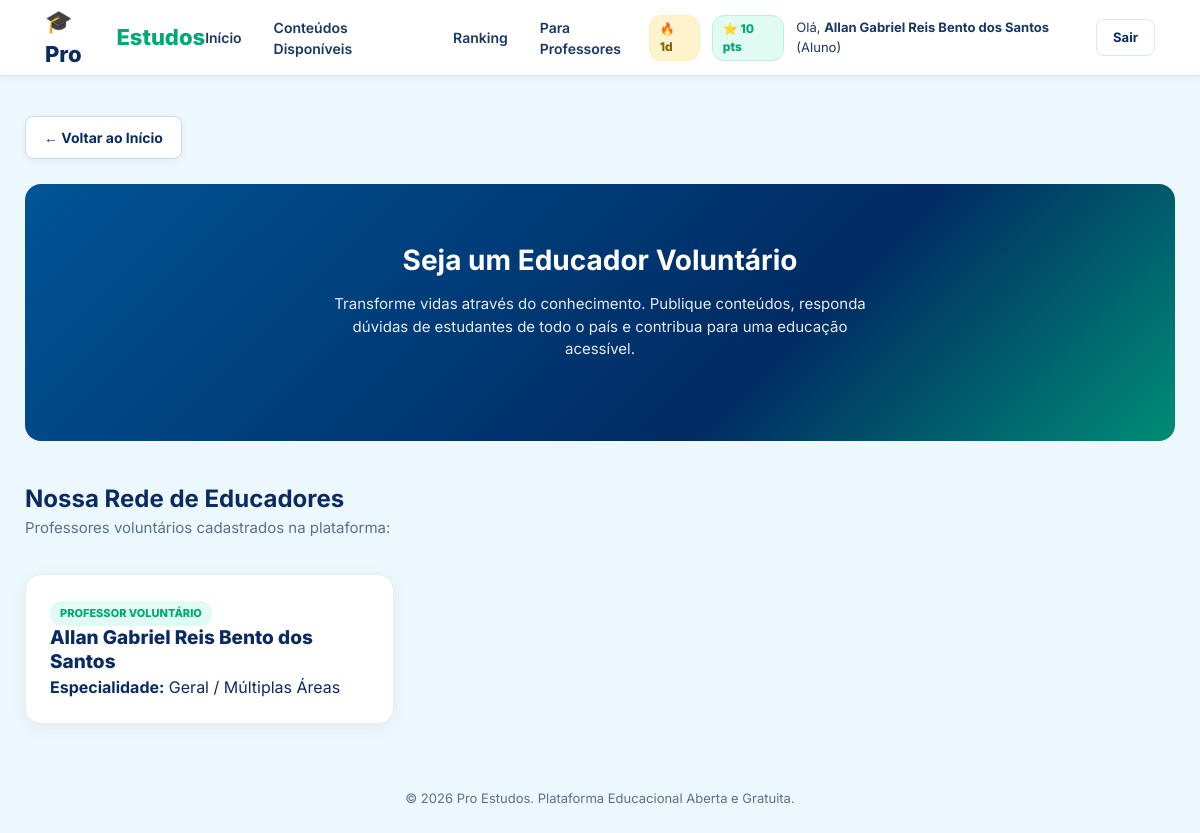
Screenshot of /professores (signed in) with the database file from the repository.
### app.py (models this page shows)
class Aluno(db.Model):
    __tablename__ = 'aluno'
    id_aluno = db.Column(db.Integer, primary_key=True, autoincrement=True)
    nome = db.Column(db.String(100), nullable=False)
    nivel_diagnostico = db.Column(db.String(50), default='Não realizado')
    data_ultimo_acesso = db.Column(db.DateTime, default=datetime.utcnow)
    pontos = db.Column(db.Integer, default=10)
    sequencia_dias = db.Column(db.Integer, default=1)

class Usuario(db.Model):
    __tablename__ = 'usuario'
    id_usuario = db.Column(db.Integer, primary_key=True, autoincrement=True)
    email = db.Column(db.String(150), unique=True, nullable=False)
    senha = db.Column(db.String(255), nullable=False)
    perfil = db.Column(db.String(30), nullable=False)
    status = db.Column(db.String(20), nullable=False, default='Ativo')
    id_aluno = db.Column(db.Integer, db.ForeignKey('aluno.id_aluno'), nullable=True)
    id_professor = db.Column(db.Integer, db.ForeignKey('professor.id_professor'), nullable=True)
    aluno = db.relationship('Aluno', backref='usuario', uselist=False)
    professor = db.relationship('Professor', backref='usuario', uselist=False)

class Professor(db.Model):
    __tablename__ = 'professor'
    id_professor = db.Column(db.Integer, primary_key=True, autoincrement=True)
    nome = db.Column(db.String(100), nullable=False)
    telefone = db.Column(db.String(100), default='')
    materia_especialidade = db.Column(db.String(80), default='')

### app.py (the view)
@app.route('/professores')
def para_professores():
    usuario_logado, professores, mensagens, ranking = obter_contexto_usuario()
    return render_template('professores.html', usuario=usuario_logado, professores=professores, mensagens=mensagens)

### templates/professores.html (shortened to what this page needs)
{% extends 'base.html' %}
{% block content %}
<div class="materia-container">
    <a href="{{ url_for('index') }}" class="btn-voltar">← Voltar ao Início</a>
    <section class="volunteer-section" style="margin: 0 0 40px 0;">
        <h2>Seja um Educador Voluntário</h2>
        <p>Transforme vidas através do conhecimento. Publique conteúdos, responda dúvidas de estudantes de todo o país e contribua para uma educação acessível.</p>
    </section>
    <div class="materia-header">
        <h2>Nossa Rede de <span>Educadores</span></h2>
        <p>Professores voluntários cadastrados na plataforma:</p>
    </div>
    <div class="conteudos-grid">
        {% if professores %}
            {% for prof in professores %}
                <div class="card-conteudo">
                    <div>
                        <span class="badge-tipo">Professor Voluntário</span>
                        <h3>{{ prof.nome }}</h3>
                        <p class="tema"><strong>Especialidade:</strong> {{ prof.materia_especialidade or 'Geral / Múltiplas Áreas' }}</p>
                    </div>
                </div>
            {% endfor %}
        {% else %}
            <div class="empty-state">
                <div class="empty-icon">🧑‍🏫</div>
                <h3>Nenhum professor exibido no momento</h3>
                <p>Cadastre-se para ser o primeiro voluntário da rede!</p>
            </div>
        {% endif %}
    </div>
</div>
{% endblock %}

### templates/base.html (shortened to what this page needs)
<!DOCTYPE html>
<html lang="pt-BR">
<head>
    <link rel="stylesheet" href="{{ url_for('static', filename='css/styles.css') }}">
</head>
<body>
    <header class="topbar">
        <a href="{{ url_for('index') }}" class="logo">
            🎓 Pro<span>Estudos</span>
        </a>
        <nav class="nav-links">
            <a href="{{ url_for('index') }}">Início</a>
            <a href="{{ url_for('conteudos') }}">Conteúdos Disponíveis</a>
            <a href="{{ url_for('ver_ranking') }}">Ranking</a>
            <a href="{{ url_for('para_professores') }}">Para Professores</a>
        </nav>
        <div class="nav-actions">
            {% if usuario %}
                <div class="user-badge">
                    {% if usuario.perfil == 'aluno' and usuario.aluno %}
                        <span class="badge-streak" title="Sequência de Acessos Diários">🔥 {{ usuario.aluno.sequencia_dias or 1 }}d</span>
                        <span class="badge-points" title="Pontuação Geral">⭐ {{ usuario.aluno.pontos or 0 }} pts</span>
                    {% endif %}
                    <span>Olá, <strong>{% if usuario.aluno %}{{ usuario.aluno.nome }}{% else %}{{ usuario.email.split('@')[0] }}{% endif %}</strong> ({{ usuario.perfil|capitalize }})</span>
                    <a href="{{ url_for('logout') }}" class="btn btn-accent btn-sm">Sair</a>
                </div>
            {% else %}
                <button type="button" class="btn btn-primary btn-sm" onclick="openAuthModal('login')">Acessar Plataforma</button>
            {% endif %}
        </div>
    </header>
    <main class="main-content">
        {% block content %}{% endblock %}
    </main>
    <footer style="text-align: center; padding: 25px 20px; color: #59708e; font-size: 13px;">
        <p>&copy; 2026 Pro Estudos. Plataforma Educacional Aberta e Gratuita.</p>
    </footer>
</body>
</html>

### static/css/styles.css (style rules this page uses)
:root { --primary-navy: #0a2b62; --secondary-navy: #183765; --accent-green: #00a875; --green-gradient: linear-gradient(100deg, #08b96e, #009968); --navy-gradient: linear-gradient(100deg, #0a2b62, #183765); --bg-light: #edf8fc; --bg-card: #ffffff; --text-muted: #59708e; --border-color: #dbe6ef; }
* { box-sizing: border-box; margin: 0; padding: 0; }
html { scroll-behavior: smooth; }
body { font-family: 'Inter', Arial, sans-serif; color: var(--primary-navy); background: var(--bg-light); line-height: 1.5; }
.topbar { height: 76px; display: flex; align-items: center; justify-content: space-between; padding: 0 45px; background: #ffffff; border-bottom: 1px solid var(--border-color); box-shadow: 0 2px 10px rgba(10, 43, 98, 0.05); position: sticky; top: 0; z-index: 1000; }
.logo { display: flex; align-items: center; gap: 8px; font-size: 22px; font-weight: 800; color: var(--primary-navy); text-decoration: none; }
.logo span { color: var(--accent-green); }
.topbar .nav-links { display: flex; align-items: center; gap: 32px; }
.topbar .nav-links a { text-decoration: none; color: var(--secondary-navy); font-size: 14px; font-weight: 600; transition: color 0.2s ease; }
.nav-actions { display: flex; align-items: center; gap: 15px; }
.user-badge { display: flex; align-items: center; gap: 12px; font-size: 13px; color: var(--secondary-navy); }
.badge-streak { background: #fff3cd; color: #856404; border: 1px solid #ffeeba; padding: 4px 10px; border-radius: 12px; font-weight: 800; font-size: 12px; }
.badge-points { background: #e0fbf2; color: var(--accent-green); border: 1px solid #bcefdc; padding: 4px 10px; border-radius: 12px; font-weight: 800; font-size: 12px; }
.btn { border: 0; border-radius: 8px; font-weight: 700; padding: 12px 24px; display: inline-flex; align-items: center; justify-content: center; gap: 10px; cursor: pointer; transition: transform 0.2s, filter 0.2s; text-decoration: none; font-size: 14px; }
.btn-accent { background: white; color: var(--primary-navy); border: 1px solid var(--border-color); }
.btn-sm { padding: 8px 16px; font-size: 13px; border-radius: 8px; }
.volunteer-section { text-align: center; background: linear-gradient(135deg, #005496, #002b63 65%, #008d76); color: white; padding: 55px 20px; margin: 40px 45px 20px; border-radius: 16px; }
.volunteer-section h2 { font-size: 28px; margin-bottom: 12px; }
.volunteer-section p { max-width: 550px; margin: 0 auto 25px; opacity: 0.9; font-size: 15px; }
.materia-container { max-width: 1200px; margin: 0 auto; padding: 40px 25px; }
.btn-voltar { display: inline-flex; align-items: center; gap: 8px; background: #ffffff; color: var(--primary-navy); padding: 10px 18px; border-radius: 8px; border: 1px solid #ccd9e7; text-decoration: none; font-weight: 700; font-size: 14px; margin-bottom: 25px; box-shadow: 0 2px 8px rgba(10, 43, 98, 0.05); transition: all 0.2s ease; }
.materia-header { margin-bottom: 35px; }
.materia-header p { color: var(--text-muted); font-size: 15px; }
.conteudos-grid { display: grid; grid-template-columns: repeat(auto-fill, minmax(320px, 1fr)); gap: 22px; }
.card-conteudo { background: #ffffff; padding: 24px; border-radius: 16px; border: 1px solid #e5edf4; box-shadow: 0 4px 18px rgba(19, 59, 96, 0.06); display: flex; flex-direction: column; justify-content: space-between; transition: transform 0.2s ease, box-shadow 0.2s ease; }
.badge-tipo { display: inline-block; background: #e0fbf2; color: var(--accent-green); font-size: 11px; font-weight: 800; padding: 4px 10px; border-radius: 12px; text-transform: uppercase; }
.card-conteudo h3 { font-size: 19px; color: var(--primary-navy); font-weight: 800; line-height: 1.3; }

### templates/base.html (style rules this page uses)
.user-badge { display: flex; align-items: center; gap: 12px; font-size: 13px; color: #183765; }

### rows the page displays
Aluno: aluno "1", aluno "10", aluno.nome "Allan Gabriel Reis Bento dos Santos"
Usuario: perfil "Aluno"
Professor: nome "Allan Gabriel Reis Bento dos Santos", materia_especialidade "Geral / Múltiplas Áreas"
